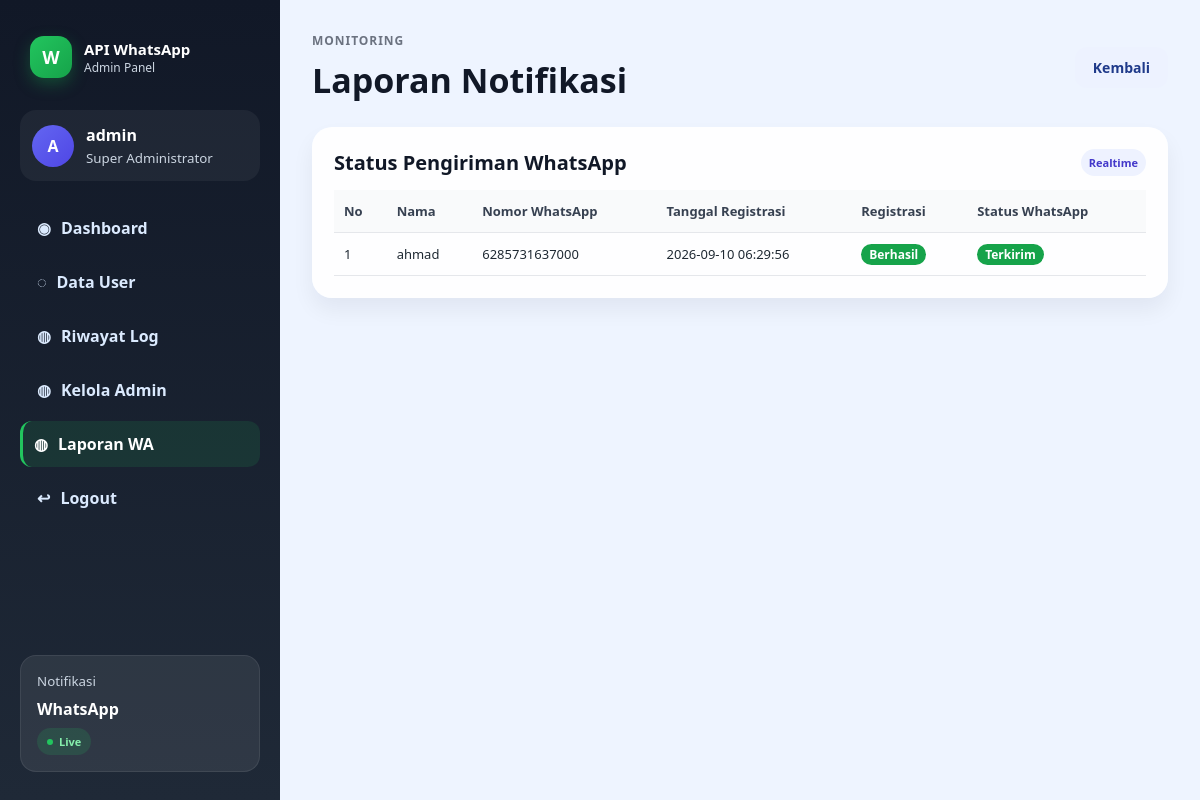
The app's page /fonnte3/admin.php (signed in) with its own data.
### tables this page shows
CREATE TABLE `users` (
  `id` int(11) NOT NULL,
  `nama` varchar(100) NOT NULL,
  `email` varchar(150) NOT NULL,
  `no_hp` varchar(20) NOT NULL,
  `alamat` text NOT NULL,
  `password` varchar(255) NOT NULL,
  `created_at` timestamp NOT NULL DEFAULT current_timestamp()
);

### fonnte3/functions/auth.php (called while the page is built, shortened)
<?php
function currentAdmin(): ?array
{
    return [
        'id'       => $_SESSION['admin_id'],
        'username' => $_SESSION['admin_username'] ?? '',
    ];
}

### fonnte3/admin.php (the view, shortened to what this page needs)
<?php
require_once __DIR__ . '/functions/auth.php';
require_once __DIR__ . '/config/database.php';
$sql = "
    SELECT
        u.id,
        u.nama,
        u.email,
        u.no_hp,
        u.created_at,
        lw.status   AS wa_status,
        lw.pesan    AS wa_pesan,
        lw.created_at AS wa_created_at
    FROM users u
    LEFT JOIN (
        SELECT l1.*
        FROM log_whatsapp l1
        INNER JOIN (
            SELECT user_id, MAX(id) AS max_id
            FROM log_whatsapp
            GROUP BY user_id
        ) l2 ON l1.user_id = l2.user_id AND l1.id = l2.max_id
    ) lw ON lw.user_id = u.id
    ORDER BY u.created_at DESC
";
$rows = $pdo->query($sql)->fetchAll();
$admin = currentAdmin();
function badgeStatus(?string $status): string
{
    return match ($status) {
        'success' => '<span class="badge success">Terkirim</span>',
        'failed'  => '<span class="badge failed">Gagal</span>',
        'pending' => '<span class="badge pending">Pending</span>',
        default   => '<span class="badge pending">-</span>',
    };
}
?>
<!DOCTYPE html>
<html lang="id">
<head>
<link rel="stylesheet" href="assets/css/style.css">
</head>
<body class="admin-body">
<div class="admin-shell">
  <aside class="admin-sidebar">
    <div class="brand-wrap">
      <div class="brand-mark">W</div>
      <div>
        <div class="brand-title">API WhatsApp</div>
        <div class="brand-subtitle">Admin Panel</div>
      </div>
    </div>
    <div class="profile-mini admin-profile-mini">
      <div class="avatar admin-avatar">A</div>
      <div>
        <strong><?= htmlspecialchars($admin['username'] ?? 'Admin') ?></strong>
        <small>Super Administrator</small>
      </div>
    </div>
    <nav class="sidebar-nav">
      <a href="dashboard.php"><span>◉</span> Dashboard</a>
      <a href="kelola-user.php"><span>◌</span> Data User</a>
      <a href="admin-log.php"><span>◍</span> Riwayat Log</a>
      <a href="admin-accounts.php"><span>◍</span> Kelola Admin</a>
      <a href="admin.php" class="active"><span>◍</span> Laporan WA</a>
      <a href="logout.php"><span>↩</span> Logout</a>
    </nav>
    <div class="sidebar-card light-card">
      <small>Notifikasi</small>
      <strong>WhatsApp</strong>
      <span class="status-pill success">Live</span>
    </div>
  </aside>
  <main class="admin-main">
    <header class="topbar admin-topbar">
      <div>
        <p class="eyebrow">Monitoring</p>
        <h1>Laporan Notifikasi</h1>
      </div>
      <div class="topbar-actions">
        <a href="dashboard.php" class="modern-btn secondary">Kembali</a>
      </div>
    </header>
    <section class="panel">
      <div class="panel-header">
        <h3>Status Pengiriman WhatsApp</h3>
        <span class="mini-tag">Realtime</span>
      </div>
      <table class="data-table">
        <thead>
          <tr>
            <th>No</th>
            <th>Nama</th>
            <th>Nomor WhatsApp</th>
            <th>Tanggal Registrasi</th>
            <th>Registrasi</th>
            <th>Status WhatsApp</th>
          </tr>
        </thead>
        <tbody>
          <?php if (empty($rows)): ?>
            <tr><td colspan="6">Belum ada data registrasi.</td></tr>
          <?php else: ?>
            <?php foreach ($rows as $i => $r): ?>
              <tr>
                <td><?= $i + 1 ?></td>
                <td><?= htmlspecialchars($r['nama']) ?></td>
                <td><?= htmlspecialchars($r['no_hp']) ?></td>
                <td><?= htmlspecialchars($r['created_at']) ?></td>
                <td><span class="badge success">Berhasil</span></td>
                <td><?= badgeStatus($r['wa_status']) ?></td>
              </tr>
            <?php endforeach; ?>
          <?php endif; ?>
        </tbody>
      </table>
    </section>
  </main>
</div>
</body>
</html>

### records on screen
users: nama "ahmad", no_hp "6285731637000", created_at "2026-09-10 06:29:56", status "Terkirim"

### other values on screen
$admin['username'] "admin"
